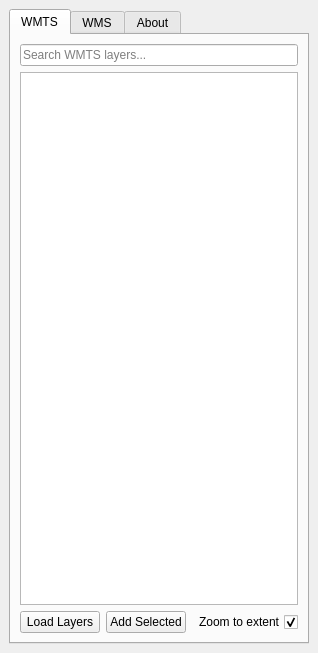
<?xml version="1.0" encoding="UTF-8"?>
<ui version="4.0">
 <class>OsmaDockWidget</class>
 <widget class="QDockWidget" name="OsmaDockWidget">
  <property name="geometry">
   <rect>
    <x>0</x>
    <y>0</y>
    <width>304</width>
    <height>653</height>
   </rect>
  </property>
  <property name="sizePolicy">
   <sizepolicy hsizetype="Expanding" vsizetype="Expanding">
    <horstretch>0</horstretch>
    <verstretch>0</verstretch>
   </sizepolicy>
  </property>
  <property name="windowTitle">
   <string>OSMA Web Services</string>
  </property>
  <widget class="QWidget" name="dockWidgetContents">
   <layout class="QGridLayout" name="gridLayout">
    <item row="0" column="1">
     <widget class="QTabWidget" name="tabWidget">
      <property name="currentIndex">
       <number>0</number>
      </property>
      <property name="elideMode">
       <enum>Qt::ElideNone</enum>
      </property>
      <widget class="QWidget" name="wmtsTab">
       <attribute name="title">
        <string>WMTS</string>
       </attribute>
       <layout class="QGridLayout" name="gridLayout_2">
        <item row="2" column="0">
         <widget class="QPushButton" name="loadLayersWmtsButton">
          <property name="text">
           <string>Load Layers</string>
          </property>
         </widget>
        </item>
        <item row="2" column="1">
         <widget class="QPushButton" name="addWmtsButton">
          <property name="text">
           <string>Add Selected</string>
          </property>
         </widget>
        </item>
        <item row="2" column="2">
         <widget class="QCheckBox" name="zoomExtentWmtsBox">
          <property name="layoutDirection">
           <enum>Qt::RightToLeft</enum>
          </property>
          <property name="text">
           <string>Zoom to extent</string>
          </property>
          <property name="checked">
           <bool>true</bool>
          </property>
         </widget>
        </item>
        <item row="1" column="0" colspan="3">
         <widget class="QTreeView" name="wmtsTreeView">
          <property name="sizePolicy">
           <sizepolicy hsizetype="Expanding" vsizetype="Expanding">
            <horstretch>0</horstretch>
            <verstretch>0</verstretch>
           </sizepolicy>
          </property>
          <property name="horizontalScrollBarPolicy">
           <enum>Qt::ScrollBarAlwaysOff</enum>
          </property>
          <property name="dragEnabled">
           <bool>false</bool>
          </property>
          <property name="selectionMode">
           <enum>QAbstractItemView::ExtendedSelection</enum>
          </property>
          <attribute name="headerDefaultSectionSize">
           <number>80</number>
          </attribute>
         </widget>
        </item>
        <item row="0" column="0" colspan="3">
         <widget class="QLineEdit" name="wmtsSearchLineEdit">
          <property name="sizePolicy">
           <sizepolicy hsizetype="Expanding" vsizetype="Fixed">
            <horstretch>0</horstretch>
            <verstretch>0</verstretch>
           </sizepolicy>
          </property>
          <property name="toolTip">
           <string>Search WMTS Layers...</string>
          </property>
          <property name="inputMask">
           <string/>
          </property>
          <property name="text">
           <string/>
          </property>
          <property name="placeholderText">
           <string>Search WMTS layers...</string>
          </property>
         </widget>
        </item>
       </layout>
      </widget>
      <widget class="QWidget" name="wmsTab">
       <attribute name="title">
        <string>WMS</string>
       </attribute>
       <layout class="QGridLayout" name="gridLayout_3">
        <item row="2" column="1">
         <widget class="QPushButton" name="addWmsButton">
          <property name="text">
           <string>Add Selected</string>
          </property>
         </widget>
        </item>
        <item row="2" column="0">
         <widget class="QPushButton" name="loadLayersWmsButton">
          <property name="text">
           <string>Load Layers</string>
          </property>
         </widget>
        </item>
        <item row="2" column="2">
         <widget class="QCheckBox" name="zoomExtentWmsBox">
          <property name="layoutDirection">
           <enum>Qt::RightToLeft</enum>
          </property>
          <property name="text">
           <string>Zoom to extent</string>
          </property>
          <property name="checked">
           <bool>false</bool>
          </property>
         </widget>
        </item>
        <item row="1" column="0" colspan="3">
         <widget class="QTreeView" name="wmsTreeView">
          <property name="horizontalScrollBarPolicy">
           <enum>Qt::ScrollBarAlwaysOff</enum>
          </property>
          <property name="showDropIndicator" stdset="0">
           <bool>false</bool>
          </property>
          <property name="dragEnabled">
           <bool>false</bool>
          </property>
          <property name="dragDropMode">
           <enum>QAbstractItemView::NoDragDrop</enum>
          </property>
          <property name="defaultDropAction">
           <enum>Qt::LinkAction</enum>
          </property>
          <property name="selectionMode">
           <enum>QAbstractItemView::ExtendedSelection</enum>
          </property>
          <attribute name="headerDefaultSectionSize">
           <number>80</number>
          </attribute>
          <attribute name="headerStretchLastSection">
           <bool>true</bool>
          </attribute>
         </widget>
        </item>
        <item row="0" column="0" colspan="3">
         <widget class="QLineEdit" name="wmsSearchLineEdit">
          <property name="toolTip">
           <string>Search WMS Layers</string>
          </property>
          <property name="placeholderText">
           <string>Search WMS layers...</string>
          </property>
         </widget>
        </item>
       </layout>
      </widget>
      <widget class="QWidget" name="tab">
       <attribute name="title">
        <string>About</string>
       </attribute>
       <layout class="QGridLayout" name="gridLayout_4">
        <item row="1" column="2">
         <widget class="QLabel" name="accessLabel">
          <property name="text">
           <string/>
          </property>
          <property name="wordWrap">
           <bool>true</bool>
          </property>
         </widget>
        </item>
        <item row="2" column="2">
         <widget class="QLabel" name="personLabel">
          <property name="text">
           <string/>
          </property>
          <property name="wordWrap">
           <bool>true</bool>
          </property>
         </widget>
        </item>
        <item row="6" column="2">
         <widget class="QLabel" name="addrLabel">
          <property name="text">
           <string/>
          </property>
          <property name="wordWrap">
           <bool>true</bool>
          </property>
         </widget>
        </item>
        <item row="14" column="2">
         <widget class="QLabel" name="phoneLabel">
          <property name="text">
           <string/>
          </property>
          <property name="wordWrap">
           <bool>true</bool>
          </property>
         </widget>
        </item>
        <item row="4" column="2">
         <widget class="QLabel" name="positionLabel">
          <property name="text">
           <string/>
          </property>
          <property name="wordWrap">
           <bool>true</bool>
          </property>
         </widget>
        </item>
        <item row="19" column="2">
         <widget class="QLabel" name="twLogoLabel">
          <property name="sizePolicy">
           <sizepolicy hsizetype="Preferred" vsizetype="Preferred">
            <horstretch>0</horstretch>
            <verstretch>0</verstretch>
           </sizepolicy>
          </property>
          <property name="maximumSize">
           <size>
            <width>10777215</width>
            <height>10777215</height>
           </size>
          </property>
          <property name="text">
           <string/>
          </property>
          <property name="pixmap">
           <pixmap resource="resources.qrc">:/plugins/OsmaWebServices/thinkwhere_logo.png</pixmap>
          </property>
          <property name="scaledContents">
           <bool>false</bool>
          </property>
          <property name="openExternalLinks">
           <bool>true</bool>
          </property>
         </widget>
        </item>
        <item row="19" column="0">
         <spacer name="horizontalSpacer">
          <property name="orientation">
           <enum>Qt::Horizontal</enum>
          </property>
          <property name="sizeHint" stdset="0">
           <size>
            <width>40</width>
            <height>20</height>
           </size>
          </property>
         </spacer>
        </item>
        <item row="19" column="3">
         <spacer name="horizontalSpacer_2">
          <property name="orientation">
           <enum>Qt::Horizontal</enum>
          </property>
          <property name="sizeHint" stdset="0">
           <size>
            <width>40</width>
            <height>20</height>
           </size>
          </property>
         </spacer>
        </item>
        <item row="16" column="2">
         <spacer name="verticalSpacer">
          <property name="orientation">
           <enum>Qt::Vertical</enum>
          </property>
          <property name="sizeHint" stdset="0">
           <size>
            <width>20</width>
            <height>40</height>
           </size>
          </property>
         </spacer>
        </item>
        <item row="17" column="2">
         <widget class="QLabel" name="abstractLabel">
          <property name="text">
           <string/>
          </property>
          <property name="scaledContents">
           <bool>false</bool>
          </property>
          <property name="wordWrap">
           <bool>true</bool>
          </property>
         </widget>
        </item>
        <item row="0" column="2">
         <widget class="QLabel" name="titleLabel">
          <property name="font">
           <font>
            <weight>75</weight>
            <bold>true</bold>
           </font>
          </property>
          <property name="text">
           <string>Scottish Government OSMA Web Services</string>
          </property>
         </widget>
        </item>
        <item row="18" column="2">
         <widget class="QLabel" name="emailLabel">
          <property name="text">
           <string/>
          </property>
          <property name="wordWrap">
           <bool>true</bool>
          </property>
         </widget>
        </item>
        <item row="10" column="2">
         <widget class="QLabel" name="countryLabel">
          <property name="text">
           <string/>
          </property>
          <property name="wordWrap">
           <bool>true</bool>
          </property>
         </widget>
        </item>
        <item row="8" column="2">
         <widget class="QLabel" name="cityLabel">
          <property name="text">
           <string/>
          </property>
          <property name="wordWrap">
           <bool>true</bool>
          </property>
         </widget>
        </item>
        <item row="15" column="2">
         <widget class="QLabel" name="faxLabel">
          <property name="text">
           <string/>
          </property>
          <property name="wordWrap">
           <bool>true</bool>
          </property>
         </widget>
        </item>
        <item row="13" column="2">
         <widget class="QLabel" name="postcodeLabel">
          <property name="text">
           <string/>
          </property>
         </widget>
        </item>
        <item row="5" column="2">
         <widget class="QLabel" name="orgLabel">
          <property name="text">
           <string/>
          </property>
          <property name="wordWrap">
           <bool>true</bool>
          </property>
         </widget>
        </item>
       </layout>
      </widget>
     </widget>
    </item>
   </layout>
  </widget>
 </widget>
 <resources>
  <include location="resources.qrc"/>
 </resources>
 <connections/>
</ui>
